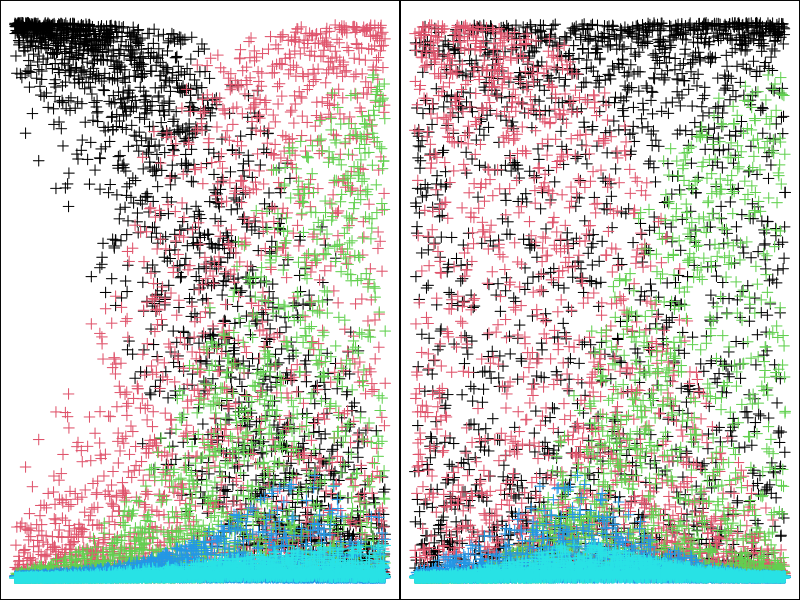

This chart was generated by the following R code: (Note: this script raises an error after producing the figure.)
rm(list=ls())
library(boot)

#==============
# basic values
#==============
nsim <- 3

nl <- 2000
nl.miss <- 2000

niter <- 10000
nburn <- round(niter * .5)

nc <- 5
nc.max <- 10
nx.true <- 3
nx <- 2

ns <- 25
nmat <- 1
jump.beta <- .03

gamma <- .6
beta <- matrix(c(-2.15, .15, 1.25, -1.5, 0, 
                 .7, -2.35, 1.85, -.5, 0, 
                 .85, -0.8, -.85, 1.55, 0), 3, 5, byrow=T)
beta <- beta[1:nx.true, 1:nc]

#==================
# define functions
#==================
vmat2theta <- function(vmat) {
  nl <- dim(vmat)[1]
  nc <- dim(vmat)[2]
  theta <- vmat
  for (i in 1:nc) {
    if (i==1) {
      prod <- rep(1,nl)
    } else {
      prod <- prod * (1-vmat[,i-1])
    }
    theta[,i] <- vmat[,i] * prod
  } # i
  return(theta)
} # vmat2theta

tnorm <- function(n, lo, hi, mu, sig) {
  # generates truncated normal variates based on cumulative normal distribution normal truncated lo and hi

  if (length(lo) == 1 & length(mu) > 1) 
    lo <- rep(lo, length(mu))
  if (length(hi) == 1 & length(mu) > 1) 
    hi <- rep(hi, length(mu))
    
  q1 <- pnorm(lo, mu, sig)  #cumulative distribution
  q2 <- pnorm(hi, mu, sig)  #cumulative distribution
    
  z <- runif(n, q1, q2)
  z <- qnorm(z, mu, sig)
  z[z == -Inf] <- lo[z == -Inf]
  z[z == Inf] <- hi[z == Inf]
  z
} # tnorm

fix.MH <- function(lo, hi, old1, new1, jump) {
  jold <- pnorm(hi, mean = old1, sd = jump) - pnorm(lo, mean = old1, sd = jump)
  jnew <- pnorm(hi, mean = new1, sd = jump) - pnorm(lo, mean = new1, sd = jump)
  log(jold) - log(jnew)  #add this to pnew
} # fix.MH

get.logl <- function(theta, phi, y, nmat) {
  prob <- theta %*% phi
  cond <- prob < 1e-05
  prob[cond] <- 1e-05
  cond <- prob > 0.99999
  prob[cond] <- 0.99999
  dbinom(y, size = nmat, prob = prob, log = T)
} # get.logl

acceptMH <- function(p0, p1, x0, x1, BLOCK) {
  # accept for M, M-H if BLOCK, then accept as a block, otherwise, accept individually
    
  nz <- length(x0)  #no. to accept
  if (BLOCK) 
    nz <- 1
    
  a <- exp(p1 - p0)  #acceptance PR
  z <- runif(nz, 0, 1)
  keep <- which(z < a)
    
  if (BLOCK & length(keep) > 0) 
    x0 <- x1
  if (!BLOCK) 
    x0[keep] <- x1[keep]
  accept <- length(keep)
    
  list(x = x0, accept = accept)
} # acceptMH

jumpTune <- function(param, adapt=2000, low=.3, high=.8) {
  accept <- param$accept
  jump.old <- param$jump
  ni <- max(which(!(is.na(accept))))

  if (ni > adapt) {
    jump <- jump.old
  } else if (ni %% 100 > 0) {
    jump <- jump.old
  } else {
    accept.rate <- mean(accept[(ni-99):ni])
    if (accept.rate < low) {
      jump <- jump.old / 2
    } else if (accept.rate > high) {
      jump <- jump.old * 2
    } else {
      jump <- jump.old
    }
  }

  return(jump)
} # jumpTune

update.theta <- function(param, jump, nl, nc, y, x, nmat, gamma) {
  eta <- matrix(, nl, nc)
  eta <- inv.logit(logit(param$gamma) + x %*% param$beta)

  v.old <- param$vmat
  v.tmp <- tnorm(nl * (nc-1), lo = 0, hi = 1, mu = v.old[,-nc], sig = jump)
  proposed <- cbind(matrix(v.tmp, nl, nc-1), 1)

  for (j in 1:(nc-1)) {
    # last column has to be 1
    v.new <- v.old
    v.new[,j] <- proposed[,j]

    theta.old <- vmat2theta(vmat = v.old)
    theta.new <- vmat2theta(vmat = v.new)

    adj <- fix.MH(lo = 0, hi = 1, old1 = v.old[,j], new1 = v.new[,j], jump = jump)

    prob.old <- get.logl(theta = theta.old, phi = param$phi, y = y, nmat = nmat)
    prob.new <- get.logl(theta = theta.new, phi = param$phi, y = y, nmat = nmat)

    pold <- rowSums(prob.old, na.rm=T) + dbeta(v.old[,j], eta[,j], 1-eta[,j], log = T)
    pnew <- rowSums(prob.new, na.rm=T) + dbeta(v.new[,j], eta[,j], 1-eta[,j], log = T)

    k <- acceptMH(p0 = pold, p1 = pnew + adj, x0=v.old[,j], x1=v.new[,j], BLOCK = F)
    v.old[,j] <- k$x
  }
  vmat <- v.old
  theta <- vmat2theta(vmat=vmat)
  list(theta=theta, vmat=vmat)
} # update.theta

update.phi <- function(param, jump, nc, ns, y, nmat, a.phi, b.phi) {
  phi.old <- param$phi
  proposed <- matrix(tnorm(nc*ns, lo = 0, hi = 1, mu = phi.old, sig = jump), nc, ns)
    
  for (i in 1:nc) {
    phi.new <- phi.old
    phi.new[i,] <- proposed[i,]

    adj <- fix.MH(lo = 0, hi = 1, old1 = phi.old[i,], new1 = phi.new[i,], jump = jump)

    prob.old <- get.logl(theta = param$theta, phi = phi.old, y = y, nmat = nmat)
    prob.new <- get.logl(theta = param$theta, phi = phi.new, y = y, nmat = nmat)

    pold <- colSums(prob.old, na.rm=T) + dbeta(phi.old[i,], a.phi, b.phi, log = T)
    pnew <- colSums(prob.new, na.rm=T) + dbeta(phi.new[i,], a.phi, b.phi, log = T)

    k <- acceptMH(p0 = pold, p1 = pnew + adj, x0 = phi.old[i,], x1 = phi.new[i,], BLOCK = F)
    phi.old[i,] <- k$x
  }
  phi <- phi.old
  return(phi)
} # update.phi

update.beta <- function(param, nl, nc, x) {
  jump <- param$jump
  vmat <- param$vmat

  gamma.old <- param$gamma
  gamma.new <- inv.logit(rnorm(1, logit(gamma.old), jump))

  beta.old <- param$beta
  beta.new <- matrix(rnorm(length(beta.old), beta.old, jump), nx, nc)

  eta.old <- eta.new <- matrix(, nl, nc)
  eta.old <- inv.logit(logit(gamma.old) + x %*% beta.old)
  eta.new <- inv.logit(logit(gamma.new) + x %*% beta.new)

  prob.old <- prob.new <- matrix(, nl, nc-1)
  for (i in 1:nl) {
    for (j in 1:(nc-1)) {
      prob.old[i,j] <- dbeta(vmat[i,j], eta.old[i,j], 1-eta.old[i,j], log=T)
      prob.new[i,j] <- dbeta(vmat[i,j], eta.new[i,j], 1-eta.old[i,j], log=T)
    }  #j
  } # i

  pold <- sum(prob.old) + sum(dnorm(beta.old[-(nc+1)], 0, 5, log=T)) + dunif(gamma.old, 0, 1, log=T)
  pnew <- sum(prob.new) + sum(dnorm(beta.new[-(nc+1)], 0, 5, log=T)) + dunif(gamma.new, 0, 1, log=T)

  if (exp(pnew - pold) > runif(1,0,1)) {
    gamma.old <- gamma.new
    beta.old <- beta.new
    accept <- 1
  } else {
    gamma.old <- gamma.old
    beta.old <- beta.old
    accept <- 0
  }
  gamma <- gamma.old
  beta <- beta.old
  list(gamma=gamma, beta=beta, accept=accept)
} # update.beta

for (k in 1:nsim) {
#===============
# simulate data
#===============
# create independent x-values 
x <- matrix(, nl, nx.true)
for (i in 1:nx.true) {
  x[,i] <- sample(seq(-2, 2, length.out=nl), nl, replace=F)
}

eta <- matrix(, nl, nc)
eta <- inv.logit(logit(gamma) + x %*% beta)

vmat <- matrix(rbeta(nl*nc, eta, 1-eta), nl, nc)
vmat[which(vmat==0)] <- 1e-6
vmat[which(vmat==1)] <- 1 - 1e-6
vmat[,nc] <- 1
theta <- vmat2theta(vmat)

vmat.expect <- eta
vmat.expect[,nc] <- 1
theta.expect <- vmat2theta(vmat.expect)

par(mfrow=c(1,nx))
par(mar=c(0,0,0,0))

for (j in 1:nx) {
  plot(eta[,1] ~ x[,j], type='n', ylim=c(0,1), axes=F)
  for (i in 1:nc) {
    points(theta.expect[,i] ~ x[,j], col=i, pch=3)
    box()
  } # i
} # l

colMeans(vmat)
colMeans(theta)
table(rowSums(theta))
table(rowSums(theta.expect))

phi <- matrix(rbeta(nc*ns, .01, .99), nc, ns)
for (i in 1:nc) {
  phi[i,] <- phi[i,] / sum(phi[i,])
}

pi <- theta %*% phi

y <- matrix(rbinom(nl*ns, nmat, pi), nl, ns)
table(y)
table(rowSums(y))
miss <- sample(1:nl, nl.miss, replace=F)
miss <- sort(miss)
y.temp <- y[miss,]
y.temp[which(y.temp==0)] <- NA
y[miss,] <- y.temp
table(y)
length(which(is.na(y)))
table(rowSums(y, na.rm=T))

x <- x[,1:nx]

#======
# test
#======
param <- list()

param$phi <- rbind(phi, matrix(1/ns, nc.max-nc, ns))
param$vmat <- cbind(vmat[,-nc], matrix(.9, nl, nc.max-nc+1))
param$vmat[,nc.max] <- 1
param$theta <- vmat2theta(param$vmat)
param$gamma <- gamma
param$beta <- cbind(beta, matrix(0, nx.true, nc.max-nc))[1:nx,]
param$jump <- jump.beta
param$accept <- rep(NA, niter)
param$accept[1] <- 0

theta.post <- vmat.post <- array(, dim=c(nl, nc.max, niter))
theta.post[,,1] <- param$theta
vmat.post[,,1] <- param$vmat

phi.post <- array(, dim=c(nc.max, ns, niter))
phi.post[,,1] <- param$phi

gamma.post <- numeric(niter)
gamma.post[1] <- param$gamma

beta.post <- array(, dim=c(nx, nc.max, niter))
beta.post[,,1] <- param$beta

jump.post <- numeric(niter)
jump.post[1] <- jump.beta

for (i in 2:niter) {
  theta.up <- update.theta(param, jump=.1, nl, nc.max, y, x, nmat, gamma=gamma)
  param$theta <- theta.up$theta
  param$vmat <- theta.up$vmat
  theta.post[,,i] <- param$theta
  vmat.post[,,i] <- param$vmat

  param$phi <- update.phi(param, jump=.1, nc.max, ns, y, nmat, a.phi=.01, b.phi=.99)
  phi.post[,,i] <- param$phi

  beta.up <- update.beta(param, nl, nc.max, x)
  param$gamma <- beta.up$gamma
  param$beta <- beta.up$beta
  param$accept[i] <- beta.up$accept
  gamma.post[i] <- param$gamma
  beta.post[,,i] <- param$beta

  param$jump <- jumpTune(param, adapt=2000, low=.3, high=.8)
  jump.post[i] <- param$jump
}

theta.est <- apply(theta.post[,,nburn:niter], 1:2, median)
phi.est <- apply(phi.post[,,nburn:niter], 1:2, median)

#===============
# graph results
#===============
pdf(file=paste(c('c:/A. UFL/beta regression_nx=', nx, '-', nx.true, '_nm=', nmat, '_nl[miss]=', nl, '[', nl.miss, ']_', k, '.pdf'), collapse=''), 
    width=7, height=7)
par(mfrow=c(nx.true,nc))
par(mar=c(5,4.5,3,.5))

boxplot(theta.est, border=c(rep('red',nc),rep('blue',nc.max-nc)))

plot(gamma.post, type='l', 
     xlab='Iteration', ylab='Esimated Gamma')
abline(h=gamma, col=2) 

for (i in 1:nx) {
  for (j in 1:(nc-1)) {
    plot(beta.post[i,j,], type='l', 
       xlab='Iteration', ylab='Esimated Beta', 
       main=paste(c('X',i,' Comm',j), collapse=''))
    abline(h=beta[i,j], col=2)
  } # i
} # j

plot(jump.post, type='l'); abline(v=2000, col=2)

dev.off()

out <- list(nc=nc, nc.max=nc.max, nl=nl, nl.miss=nl.miss, 
            ns=ns, nmat=nmat, x=x, y=y, 
            vmat=vmat, theta=theta, phi=phi, 
            gamma=gamma, beta=beta, 
            vmat.post=vmat.post, theta.post=theta.post, phi.post=phi.post, 
            gamma.post=gamma.post, beta.post=beta.post, jump.post=jump.post)

save(out, file=paste(c('c:/A. UFL/beta regression_nx=', nx, '-', nx.true, '_nm=', nmat, '_nl[miss]=', nl, '[', nl.miss, ']_', k, '.RData'), collapse=''))

} # k


